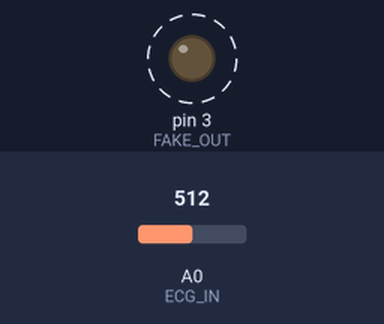
A sketch run on a simulated Arduino Uno, built with avr-gcc and run on an emulated ATmega328P. On the bench: output pins drawn as LEDs (lit = HIGH). Dashed ring = blinking. The inputs (shaded band) are chosen by the test bench; at power-on: A0 (ECG_IN) = 512. What the sketch prints to the serial monitor is not drawn.

Above: at 0.5 s.
Timing chart, 0 to 3.0 s (numbered marks = the images above):
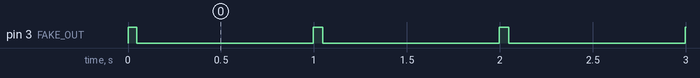

Measured:
- by itself, pin 3 (FAKE_OUT): alternates HIGH for 0.05 s and LOW for 0.95 s

The sketch:

ArdECG0.ino
```cpp
// (licence header left out)
#include <Arduino.h>
#include <SPI.h>

//-----------------------------------------------------------------------------
// Defines, constants and Typedefs
//-----------------------------------------------------------------------------

// pins
const int ECG_IN = A0;
const int FAKE_OUT = 3;

// get register bit - faster: doesn't turn it into 0/1
#ifndef getBit
#define getBit(sfr, bit) (_SFR_BYTE(sfr) & _BV(bit))
#endif

//-----------------------------------------------------------------------------
// Global Constants
//-----------------------------------------------------------------------------

//-----------------------------------------------------------------------------
// Global Variables
//-----------------------------------------------------------------------------

//-----------------------------------------------------------------------------
// testADCsimple
//-----------------------------------------------------------------------------
void testADCsimple(void)
{
  int i = analogRead(ECG_IN);
  Serial.println(i);
}

//-------------------------------------------------------------------------
// setup
//-------------------------------------------------------------------------
void setup(void)
{
  Serial.begin(57600);
  Serial.println("testADC");

  pinMode(ECG_IN, INPUT);
  analogReference(EXTERNAL);
  analogRead(ECG_IN); // initialise ADC to read audio input

//  pinMode(2, OUTPUT);
  pinMode(FAKE_OUT, OUTPUT);
//  digitalWrite(2,HIGH);

  Serial.println("0 0 1024");
}

//-----------------------------------------------------------------------------
// Main routines
// loop
//-----------------------------------------------------------------------------
void loop(void)
{
  static unsigned long nextTime = 0;
  static uint16_t i = 0;

  if (millis() > nextTime) {
    nextTime = nextTime + 5;
    testADCsimple();

    i++;
    digitalWrite(FAKE_OUT,(i % 200) < 10);
//    digitalWrite(FAKE_OUT,(i % 10) < 5);
  }
}
```
